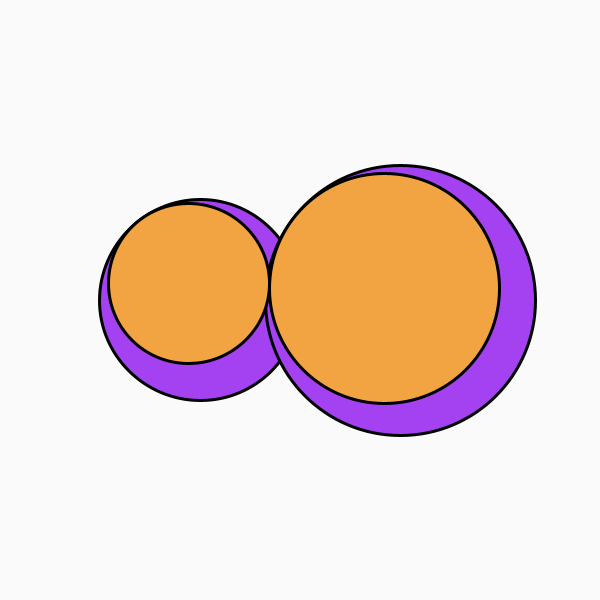
Frame 1 (no input)
Frame 60 (the mouse pressed at the canvas centre just before this capture): identical to frame 1, image omitted
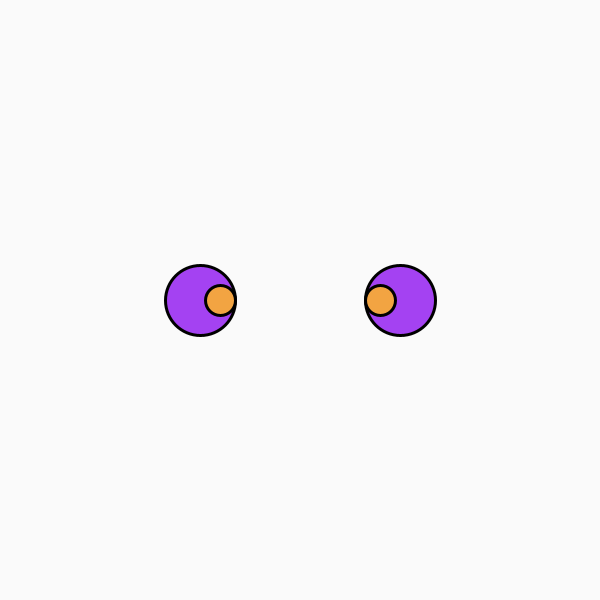
Frame 120 (the mouse held since frame 60 and released just before this capture)

The Processing sketch that drew these frames (run headless with seeded random() and noise(); from frame 60 on, the mouse is pressed at the canvas centre):

// Processing sketch: processing_51029
// ── processing_51029.pde

float pupil_x1, pupil_y1, pupil_x2, pupil_y2;
float d_x, d_y;
float theta;
float iris_x1, iris_y1, iris_x2, iris_y2;
float eye_r1, eye_r2, iris_r1, iris_r2, pupil_r1, pupil_r2;
float flip;
int fill_r, fill_g, fill_b;
int direction1, direction2;
int moveRate1, moveRate2;

void setup() {
  size(600, 600);
  pupil_x1 = width / 2 - 100;      //initial eye position
  pupil_y1 = height / 2;
  pupil_x2 = width / 2 + 100;
  pupil_y2 = height / 2;
  fill_r = int(random(255));
  fill_g = int(random(255));
  fill_b = int(random(255));
  direction1 = 1;                  //initial eye movement direction
  direction2 = 1;
  moveRate1 = 0;                   //initial eye movement rate - start stationary, move when click
  moveRate2 = 0;
  strokeWeight(3);
}

void draw() {
  background(250);

//Motion for entire eyeballs; up and down, bouncing off of the edge of the window

  if (direction1 == 1) {          //Motion, left eye
    pupil_y1 += moveRate1;
    if (pupil_y1 > height - eye_r1 / 2) {
      direction1 = -1;
    }
  } 
  else if (direction1 == -1) {
    pupil_y1 -= moveRate1;
    if (pupil_y1 < eye_r1 / 2) {
      direction1 = 1;
    }
  }

  if (direction2 == 1) {          //Motion, right eye
    pupil_y2 += moveRate2;
    if (pupil_y2 > height - eye_r2 / 2) {
      direction2 = -1;
    }
  } 
  else if (direction2 == -1) {
    pupil_y2 -= moveRate2;
    if (pupil_y2 < eye_r2 / 2) {
      direction2 = 1;
    }
  }
  
  //setting dimensions of eye parts based on mouse distance; "iris" is the invisible circle that the pupil moves along
  eye_r1 = 20 + dist(pupil_x1, pupil_y1, mouseX, mouseY) / 2;
  eye_r2 = 20 + dist(pupil_x2, pupil_y2, mouseX, mouseY) / 2;
  iris_r1 = 20;
  iris_r2 = 20;
  pupil_r1 = eye_r1 - 2*iris_r1;
  pupil_r2 = eye_r2 - 2*iris_r2;

  fill(fill_r, fill_g, fill_b);      //eye color is randomized

  ellipse(pupil_x1, pupil_y1, eye_r1, eye_r1);
  ellipse(pupil_x2, pupil_y2, eye_r2, eye_r2);

  fill(fill_b, fill_r, fill_g);      //pupil color is pseudorandomized with respect to eye color

  eyeDraw(pupil_x1, pupil_y1, iris_r1, pupil_r1);
  eyeDraw(pupil_x2, pupil_y2, iris_r2, pupil_r2);
}

void mouseClicked() {          //on mouse click, colors re-randomize, eye movement speed changes based on distance from center of window
  fill_r = int(random(255));
  fill_g = int(random(255));
  fill_b = int(random(255));

  moveRate1 = abs(int((mouseX - (width/2)) / 20));    //absolute value ensures non-negative movement speed, which confuses movement loops
  moveRate2 = abs(int((mouseY - (height/2)) / 20));
}

void eyeDraw(float px, float py, float iris, float pupil) {
  float ix, iy;
  float dx, dy;

  //pupils-follow-mouse, part 1
  dx = mouseX - px;
  dy = mouseY - py;

  if (mouseX > px) {        //flip allows pupils to follow mouse outside normal tangent range (PI/2 to -PI/2)
    flip = 1;
  } 
  else {
    flip = -1;
  }

  //pupils-follow-mouse, part 2
  theta = atan(dy / dx);
  ix = px + flip * iris * cos(theta);
  iy = py + flip * iris * sin(theta);

  ellipse(ix, iy, pupil, pupil);
}
